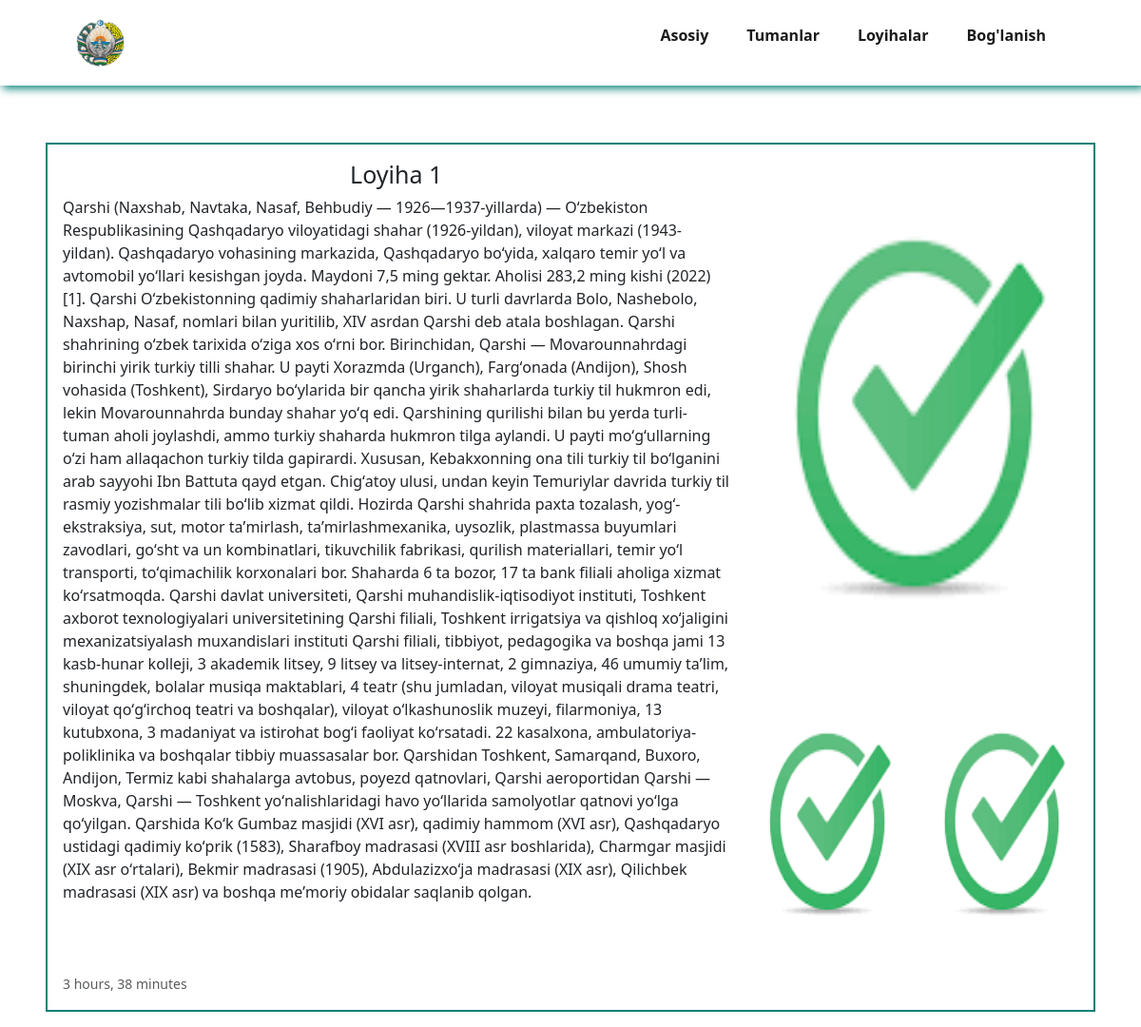
/loyiha_single/1/, run on the app's committed database.
### app/models.py (models this page shows, shortened)
class Loyihalar(models.Model):
    image1 = models.ImageField('upload_to/Loyihalar/')
    image2 = models.ImageField('upload_to/Loyihalar/')
    image3 = models.ImageField('upload_to/Loyihalar/')
    title = models.CharField(max_length=155)
    description = models.TextField()
    state = models.ForeignKey(to=Holati, on_delete=models.CASCADE)
    loyiha_turi = models.ForeignKey(to=Loyiha_turlari, on_delete=models.CASCADE)
    time = models.DateTimeField(auto_now_add=True)
    time = models.DateTimeField(auto_now_add=True)
    class Meta:
        verbose_name = 'Loyiha'
        verbose_name_plural = 'Loyihalar'

### app/views.py (the view)
# urls.py: path('loyiha_single/<int:pk>/', LoyihaSingle.as_view(), name='loyiha_single'),
class LoyihaSingle(DetailView):
    model = Loyihalar
    template_name = 'loyiha/single.html'

### templates/loyiha/single.html (shortened to what this page needs)
{% load static %}
<!DOCTYPE html>
<html lang="en">
<head>
  <link rel="stylesheet" href="{% static 'css/single.css' %}">
  <link href="https://cdn.jsdelivr.net/npm/bootstrap@5.3.0/dist/css/bootstrap.min.css" rel="stylesheet"
>
</head>
<body>
  <section id="header">
    <a href="{% url 'index' %}"><img src="{% static 'img/gerb.jpeg' %}" class="images" alt=""></a>
    <div>
      <ul id="navbar">
        <li><a href="{% url 'index' %}">Asosiy</a></li>
        <li><a href="{% url 'tuman' %}">Tumanlar</a></li>
        <li><a href="{% url 'threepage' %}">Loyihalar</a></li>
        <li><a href="{% url 'contact' %}">Bog'lanish</a></li>
      </ul>
    </div>
  </section>
  <div class="card mb-3 mx-5 title " style="border: none;">
    <div class="row g-0 single_1 ">
      <div class="col-md-8 ">
        <div class="card-body ">
          <h5 class="card-title">{{ loyihalar.title }}</h5>
          <p class="card-text single_2 ">{{ loyihalar.description }}</p>
          <p class="card-text"><small class="text-body-secondary">{{ loyihalar.time | timesince  }}</small></p>
        </div>
      </div>
      <div class="col-md-4 single">
        <img
          src="{{ loyihalar.image1.url }}"
          class="img-fluid float-end img3" alt="...">
        <img
          src="{{ loyihalar.image2.url }}"
          alt="" class="img4">
        <img src="{{ loyihalar.image3.url }}" alt="n" class="img4">
      </div>
    </div>
  </div>
</body>
</html>

### app/static/css/single.css (style rules this page uses)
.title { margin-top: 5%; }
.single_1 { height: 80%; border:2px solid #EFF2F8 ; }
.single_2 { height: 100vh; width:100% ; overflow-y: auto; }
.single { width: 100%; display: flex; justify-content: space-between; flex-wrap: wrap; }
.title h5 { text-align: center; font-size:25px; }
.single .img3 { height: 60%; padding-top: 20px; padding-right: 10px; }
.single .img4 { height: 30%; width: 50%; padding-top: 5px; padding-right: 10px; margin-top: -10%; }
.single_1 { border-color: #088178; }

### templates/loyiha/single.html (style rules this page uses)
#header { display: flex; align-items: center; justify-content: space-between; padding: 20px 80px; box-shadow: 3px 3px 9px #088178; position: sticky; background-color: white; top: 0; left: 0; z-index: 999; }
#navbar { display: flex; align-items: center; justify-content: center; }
#navbar li { list-style: none; padding: 0 20px; position: relative; }
#navbar li a { text-decoration: none; font-size: 16px; color: #1a1a1a; font-weight: 600; transition: 0.3s ease; }
.images { width: 100%; height: 50px; }

### data on the page
Loyihalar: title "Loyiha 1", description "Qarshi (Naxshab, Navtaka, Nasaf, Behbudiy — 1926—1937-yillarda) — Oʻzbekiston Respublikasining Qashqadaryo viloyatidagi shahar (1926-yildan), viloyat markazi (1943-yildan). Qashqadaryo vohasining markazida, Qashqadaryo boʻyida, xalqaro temir yoʻl va avtomobil yoʻllari kesishgan joyda. Maydoni 7,5 ming gektar. Aholisi 283,2 ming kishi (2022)[1]. Qarshi Oʻzbekistonning qadimiy shaharlaridan biri. U turli davrlarda Bolo, Nashebolo, Naxshap, Nasaf, nomlari bilan yuritilib, XIV asrdan Qarshi deb atala boshlagan. Qarshi shahrining oʻzbek tarixida oʻziga xos oʻrni bor. Birinchidan, Qarshi — Movarounnahrdagi birinchi yirik turkiy tilli shahar. U payti Xorazmda (Urganch), Fargʻonada (Andijon), Shosh…", time "3 hours, 38 minutes", image1 (picture), image2 (picture), image3 (picture)
